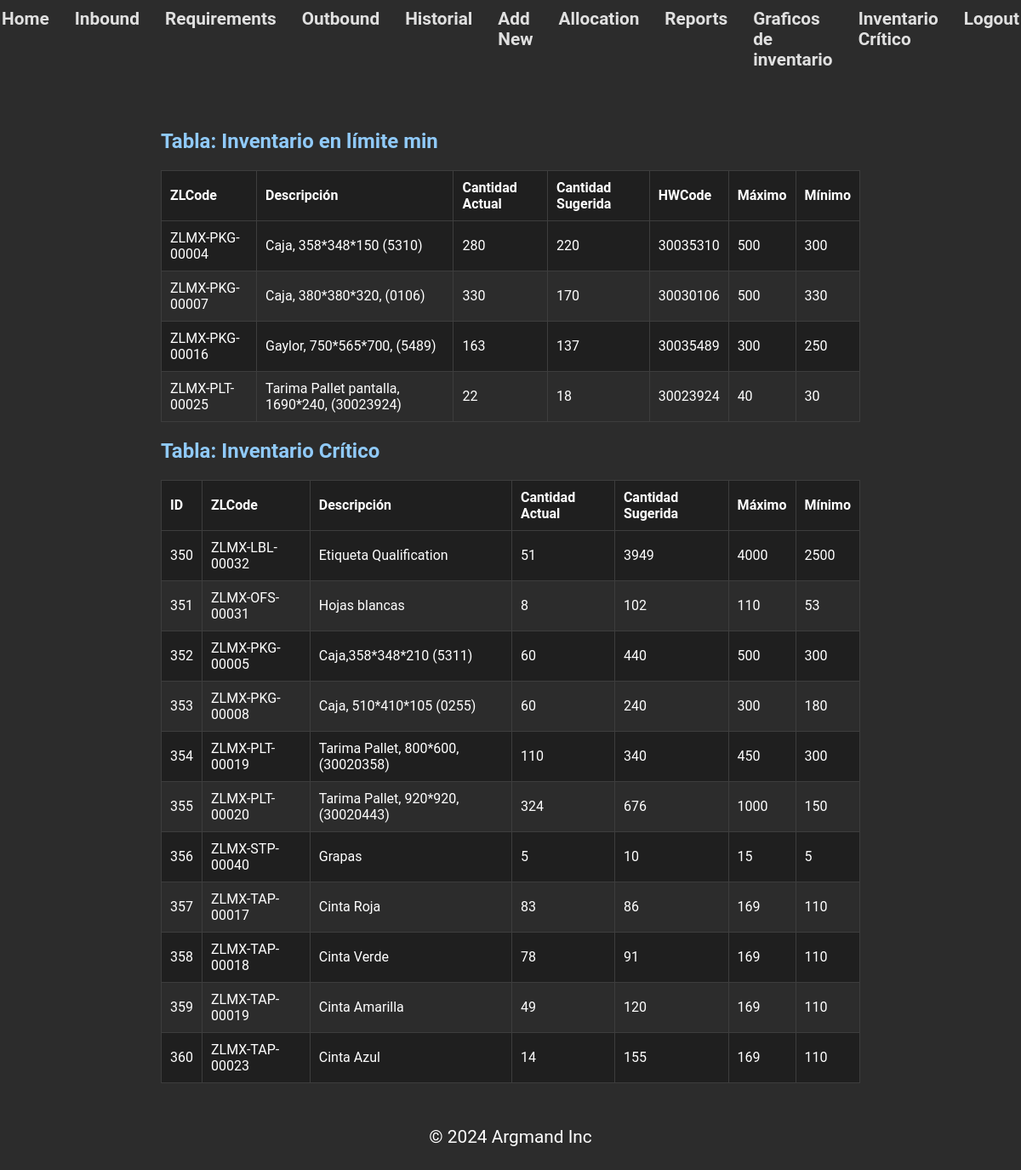
/pages/inventario_critico.php (signed in), run on the app's committed database.
### tables this page shows
CREATE TABLE `proceso_compra` (
  `id` int(11) NOT NULL,
  `fecha` timestamp NOT NULL DEFAULT current_timestamp(),
  `cantidad_sugerida` int(11) NOT NULL,
  `zlcode` varchar(50) DEFAULT NULL,
  `max` int(11) DEFAULT NULL,
  `min` int(11) DEFAULT NULL,
  `descripcion` text DEFAULT NULL,
  `HWcode` varchar(50) DEFAULT NULL,
  `material_id` varchar(50) DEFAULT NULL,
  `cantidad_actual` int(11) DEFAULT NULL
);

CREATE TABLE `inventario_critico` (
  `id` int(11) NOT NULL,
  `material_id` int(11) NOT NULL,
  `cantidad_actual` int(11) DEFAULT NULL,
  `fecha` timestamp NOT NULL DEFAULT current_timestamp(),
  `zlcode` varchar(50) DEFAULT NULL,
  `descripcion` varchar(100) DEFAULT NULL,
  `max` int(11) DEFAULT NULL,
  `min` int(11) DEFAULT NULL,
  `cantidad_sugerida` int(11) DEFAULT NULL
);

### includes/functions.php (called while the page is built, shortened)
<?php
if (!function_exists('check_login')) {
    function check_login($conn)
    {
        if (isset($_SESSION['user_id'])) {
            $id = $_SESSION['user_id'];
            $query = "SELECT * FROM users WHERE id = ?";
            $stmt = $conn->prepare($query);
            $stmt->bind_param("i", $id);
            $stmt->execute();
            $result = $stmt->get_result();
            if ($result && $result->num_rows > 0) {
                return $result->fetch_assoc();
            }
        }
        die;
    }
}
?>

### pages/inventario_critico.php (the view, shortened to what this page needs)
<?php
include("../includes/db.php");
include("../includes/functions.php");
$proceso_compra_query = "SELECT * FROM proceso_compra";
$proceso_compra_result = $conn->query($proceso_compra_query);
$inventario_critico_query = "SELECT * FROM inventario_critico";
$inventario_critico_result = $conn->query($inventario_critico_query);
?>
<!DOCTYPE html>
<html lang="en">
<head>
    <link href="https://cdn.jsdelivr.net/npm/select2@4.1.0-rc.0/dist/css/select2.min.css" rel="stylesheet" />
</head>
<body>
    <?php include("../templates/header.php"); ?>
    <div class="container">
        <h2>Tabla: Inventario en límite min</h2>
        <table>
            <thead>
                <tr>
                    <th>ZLCode</th>
                    <th>Descripción</th>
                    <th>Cantidad Actual</th>
                    <th>Cantidad Sugerida</th>
                    <th>HWCode</th>
                    <th>Máximo</th>
                    <th>Mínimo</th>
                </tr>
            </thead>
            <tbody>
                <?php
                if ($proceso_compra_result->num_rows > 0) {
                    while ($row = $proceso_compra_result->fetch_assoc()) {
                        echo "<tr>";
                        echo "<td>{$row['zlcode']}</td>";
                        echo "<td>{$row['descripcion']}</td>";
                        echo "<td>{$row['cantidad_actual']}</td>";
                        echo "<td>{$row['cantidad_sugerida']}</td>";
                        echo "<td>{$row['HWcode']}</td>";
                        echo "<td>{$row['max']}</td>";
                        echo "<td>{$row['min']}</td>";
                        echo "</tr>";
                    }
                } else {
                    echo "<tr><td colspan='8'>No se encontraron registros en stock mínimo.</td></tr>";
                }
                ?>
            </tbody>
        </table>
        <h2>Tabla: Inventario Crítico</h2>
        <table>
            <thead>
                <tr>
                    <th>ID</th>
                    <th>ZLCode</th>
                    <th>Descripción</th>
                    <th>Cantidad Actual</th>
                    <th>Cantidad Sugerida</th>
                    <th>Máximo</th>
                    <th>Mínimo</th>
                </tr>
            </thead>
            <tbody>
                <?php
                if ($inventario_critico_result->num_rows > 0) {
                    while ($row = $inventario_critico_result->fetch_assoc()) {
                        echo "<tr>";
                        echo "<td>{$row['id']}</td>";
                        echo "<td>{$row['zlcode']}</td>";
                        echo "<td>{$row['descripcion']}</td>";
                        echo "<td>{$row['cantidad_actual']}</td>";
                        echo "<td>{$row['cantidad_sugerida']}</td>";
                        echo "<td>{$row['max']}</td>";
                        echo "<td>{$row['min']}</td>";
                        echo "</tr>";
                    }
                } else {
                    echo "<tr><td colspan='7'>No se encontraron registros en Inventario Crítico.</td></tr>";
                }
                ?>
            </tbody>
        </table>
    </div>
    <?php include("../templates/footer.php"); ?>
</body>
</html>

### templates/header.php (shortened to what this page needs)
<?php
include($_SERVER['DOCUMENT_ROOT']."/inventory_system/includes/db.php");
include($_SERVER['DOCUMENT_ROOT']."/inventory_system/includes/functions.php");
$user_data = check_login($conn);
?>
<!DOCTYPE html>
<html lang="en">
<head>
    <link rel="stylesheet" href="/inventory_system/css/style.css">
</head>
<body>
    <header>
        <nav>
            <ul>
                <li><a href="/inventory_system/index.php">Home</a></li>
                <?php if ($user_data['role'] == 'admin'): ?>
                    <li><a href="/inventory_system/pages/inbound.php">Inbound</a></li>
                    <li>
                        <a href="/inventory_system/pages/requirements_admin.php">Requirements</a>
                    </li>
                    <li><a href="/inventory_system/pages/outbound.php">Outbound</a></li>
                    <li><a href="/inventory_system/pages/history.php">Historial</a></li>
                    <li><a href="/inventory_system/pages/add_new.php">Add New</a></li>
                    <li><a href="/inventory_system/pages/allocation.php">Allocation</a></li>
                    <li><a href="/inventory_system/pages/reports.php">Reports</a></li>
		            <li><a href="/inventory_system/pages/inventory_charts.php">Graficos de inventario</a></li>
                    <li><a href="/inventory_system/pages/inventario_critico.php">Inventario Crítico</a></li>
                <?php endif; ?>
                <li><a href="/inventory_system/logout.php">Logout</a></li>
            </ul>
        </nav>
    </header>
    <div class="content">

### templates/footer.php
</div>
<footer>
    <p>&copy; 2024 Argmand Inc</p>
</footer>
</body>
</html>

### css/style.css (style rules this page uses)
body { background-image: url('http://test/inventory_system/black.jpg'); background-size: auto; background-position: center; background-repeat: repeat; color: #ffffff; font-family: 'Roboto', Arial, sans-serif; margin: 0; padding: 0; display: flex; flex-direction: column; align-items: center; min-height: 100vh; }
header { background-color: rgba(90, 89, 89, 0.0); padding: 10px 0; margin-bottom: 20px; font-size: 1.3em; }
header nav ul { list-style: none; padding: 0; display: flex; justify-content: left; margin: 0; }
header nav ul li { margin: 0 15px; }
header nav ul li a { text-decoration: none; color: #e0e0e0; font-weight: bold; }
.container { width: 80%; margin: 0 auto; }
h2, h3 { color: #90caf9; }
table { width: 100%; border-collapse: collapse; margin-bottom: 20px; }
table, th, td { border: 1px solid #3d3d3d; }
th, td { padding: 10px; text-align: left; }
th { background-color: #1f1f1f; position: sticky; top: 0; z-index: 1; }
tr:nth-child(even) { background-color: #2c2c2c; }
tr:nth-child(odd) { background-color: #1f1f1f; }
footer { text-align: center; padding: 10px 0; position: auto; width: 100%; font-size: 1.3em; bottom: 0; background-color: rgba(51, 51, 51, 0.0); color: white; }

### pages/inventario_critico.php (style rules this page uses)
body { background-color: #2c2c2c; color: #f1f1f1; }
.container { max-width: 80%; margin: auto; padding-top: 20px; }
table { width: 100%; border-collapse: collapse; background-color: #444; margin-bottom: 20px; }
table, th, td { border: 1px solid #666; }
th, td { padding: 10px; text-align: left; }
th { background-color: #555; }

### data on the page
proceso_compra: zlcode "ZLMX-PKG-00004", descripcion "Caja, 358*348*150 (5310)", cantidad_actual "280", cantidad_sugerida "220", HWcode "30035310", max "500", min "300"
proceso_compra: zlcode "ZLMX-PKG-00007", descripcion "Caja, 380*380*320, (0106)", cantidad_actual "330", cantidad_sugerida "170", HWcode "30030106", max "500", min "330"
proceso_compra: zlcode "ZLMX-PKG-00016", descripcion "Gaylor, 750*565*700, (5489)", cantidad_actual "163", cantidad_sugerida "137", HWcode "30035489", max "300", min "250"
proceso_compra: zlcode "ZLMX-PLT-00025", descripcion "Tarima Pallet pantalla, 1690*240, (30023924)", cantidad_actual "22", cantidad_sugerida "18", HWcode "30023924", max "40", min "30"
inventario_critico: id "350", zlcode "ZLMX-LBL-00032", descripcion "Etiqueta Qualification", cantidad_actual "51", cantidad_sugerida "3949", max "4000", min "2500"
inventario_critico: id "351", zlcode "ZLMX-OFS-00031", descripcion "Hojas blancas", cantidad_actual "8", cantidad_sugerida "102", max "110", min "53"
inventario_critico: id "352", zlcode "ZLMX-PKG-00005", descripcion "Caja,358*348*210 (5311)", cantidad_actual "60", cantidad_sugerida "440", max "500", min "300"
inventario_critico: id "353", zlcode "ZLMX-PKG-00008", descripcion "Caja, 510*410*105 (0255)", cantidad_actual "60", cantidad_sugerida "240", max "300", min "180"
inventario_critico: id "354", zlcode "ZLMX-PLT-00019", descripcion "Tarima Pallet, 800*600, (30020358)", cantidad_actual "110", cantidad_sugerida "340", max "450", min "300"
inventario_critico: id "355", zlcode "ZLMX-PLT-00020", descripcion "Tarima Pallet, 920*920, (30020443)", cantidad_actual "324", cantidad_sugerida "676", max "1000", min "150"
inventario_critico: id "356", zlcode "ZLMX-STP-00040", descripcion "Grapas", cantidad_actual "5", cantidad_sugerida "10", max "15", min "5"
inventario_critico: id "357", zlcode "ZLMX-TAP-00017", descripcion "Cinta Roja", cantidad_actual "83", cantidad_sugerida "86", max "169", min "110"
inventario_critico: id "358", zlcode "ZLMX-TAP-00018", descripcion "Cinta Verde", cantidad_actual "78", cantidad_sugerida "91", max "169", min "110"
inventario_critico: id "359", zlcode "ZLMX-TAP-00019", descripcion "Cinta Amarilla", cantidad_actual "49", cantidad_sugerida "120", max "169", min "110"
inventario_critico: id "360", zlcode "ZLMX-TAP-00023", descripcion "Cinta Azul", cantidad_actual "14", cantidad_sugerida "155", max "169", min "110"
